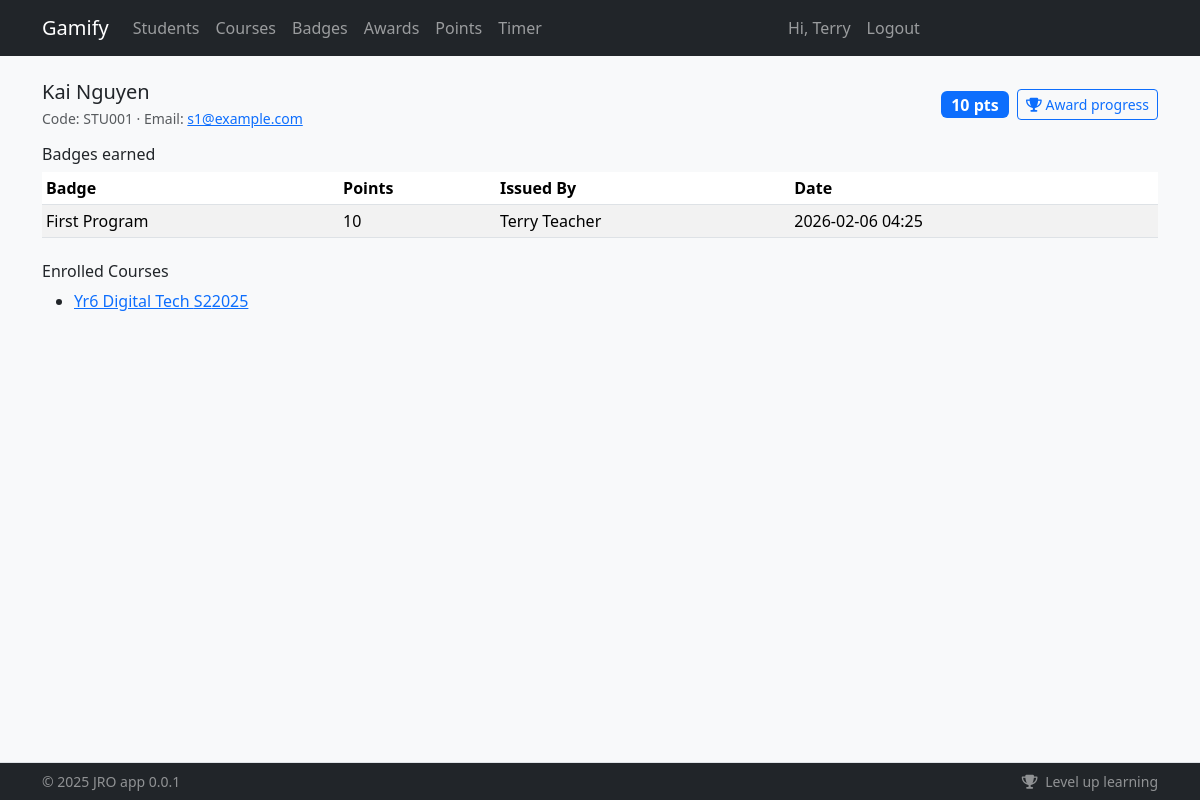
/students/3 (signed in), run on an earlier commit of the app's database.
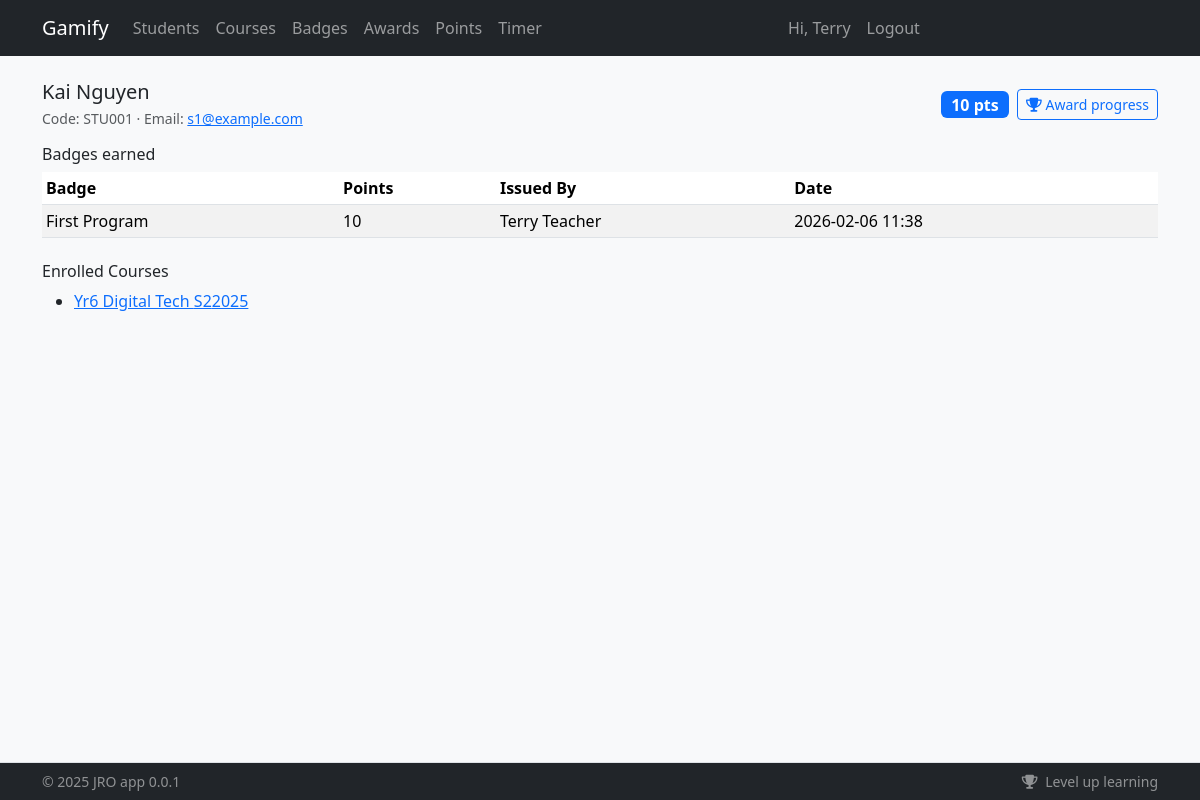
And on a later commit of the database.
### app/models/user.py (models this page shows, shortened)
class User(db.Model):
    __tablename__ = "users"
    id = db.Column(db.Integer, primary_key=True)
    student_code = db.Column(db.String(32), unique=True, nullable=True)
    email = db.Column(db.String(255), unique=True, nullable=False, index=True)
    first_name = db.Column(db.String(100), nullable=False)
    last_name = db.Column(db.String(100), nullable=False)
    password_hash = db.Column(db.String(255), nullable=False)
    registered_method = db.Column(db.String(20), nullable=False, default="site")  # site|bulk
    created_at = db.Column(db.DateTime, default=lambda: datetime.now(timezone.utc))
    avatar = db.Column(db.String(255), nullable=True)
    is_active = db.Column(db.Boolean, default=True, nullable=False)
    issued_badges = db.relationship(
        "Badge",
        backref="creator",
        lazy=True,
        foreign_keys="Badge.created_by_id",
    )
    attendances = db.relationship(
        "Attendance",
        foreign_keys="Attendance.student_id",
        back_populates="student",
        cascade="all, delete-orphan",
    )
    marked_attendances = db.relationship(
        "Attendance",
        foreign_keys="Attendance.marked_by_user_id",
        back_populates="marked_by",
    )
    roles = db.relationship("Role", secondary="user_roles", backref="users")
    groups = db.relationship("Group", secondary="user_groups", backref="users")
    @property
    def role(self):
        """Returns the user's primary role name."""
        if self.roles:
            return self.roles[0].name
        return "student"

### app/models/badge.py (models this page shows)
class BadgeGrant(db.Model):
    __tablename__ = "badge_grants"
    id = db.Column(db.Integer, primary_key=True)
    user_id = db.Column(db.Integer, db.ForeignKey("users.id"), nullable=False)
    badge_id = db.Column(db.Integer, db.ForeignKey("badges.id"), nullable=False)
    issued_by_id = db.Column(db.Integer, db.ForeignKey("users.id"), nullable=True)
    issued_at = db.Column(db.DateTime, default=lambda: datetime.now(timezone.utc))
    user = db.relationship("User", foreign_keys=[user_id], backref="badge_grants")
    badge = db.relationship("Badge", backref="grants")
    issued_by = db.relationship("User", foreign_keys=[issued_by_id])
    __table_args__ = (
        db.UniqueConstraint("user_id", "badge_id", name="uq_grant_user_badge"),
        db.Index("ix_grant_user_id", "user_id"),
        db.Index("ix_grant_badge_id", "badge_id"),
        db.Index("ix_grant_issued_at", "issued_at"),
    )

class Badge(db.Model):
    __tablename__ = "badges"
    id = db.Column(db.Integer, primary_key=True)
    name = db.Column(db.String(200), nullable=False, unique=True)
    description = db.Column(db.Text, nullable=True)
    icon = db.Column(db.String(255), nullable=True)
    points = db.Column(db.Integer, default=0, nullable=False)
    created_at = db.Column(db.DateTime, default=lambda: datetime.now(timezone.utc))
    created_by_id = db.Column(db.Integer, db.ForeignKey("users.id"), nullable=True)
    __table_args__ = (
        db.CheckConstraint("points >= 0", name="ck_badge_points_nonneg"),
        db.Index("ix_badge_name", "name"),
        db.Index("ix_badge_created_at", "created_at"),
    )

### app/models/course.py (models this page shows)
class Course(db.Model):
    __tablename__ = "courses"
    id = db.Column(db.Integer, primary_key=True)
    name = db.Column(db.String(200), nullable=False)
    semester = db.Column(db.String(20), nullable=False)  # "S1" | "S2" | "FULL"
    year = db.Column(db.Integer, nullable=False)
    created_at = db.Column(db.DateTime, default=lambda: datetime.now(timezone.utc))
    students = db.relationship("User", secondary=Enrollment, backref="courses", lazy="dynamic")
    __table_args__ = (
        db.UniqueConstraint("name", "semester", "year", name="uq_course_term"),
        db.Index("ix_course_term", "year", "semester"),
        db.Index("ix_course_created_at", "created_at"),
    )

### app/routers/students/routes.py (the view)
@router.get("/{user_id}", response_class=HTMLResponse, name="students.detail")
def detail(
    user_id: int,
    request: Request,
    current_user: User | AnonymousUser = Depends(require_user),
    session: Session = Depends(get_db),
):
    student = session.get(User, user_id)
    if not student:
        raise HTTPException(status_code=404, detail="Student not found")
    total_points = (
        session.query(func.coalesce(func.sum(PointLedger.delta), 0))
        .filter(PointLedger.user_id == user_id)
        .scalar()
        or 0
    )
    grants = (
        session.query(BadgeGrant)
        .options(
            joinedload(BadgeGrant.badge),
            joinedload(BadgeGrant.issued_by)
        )
        .filter(BadgeGrant.user_id == user_id)
        .order_by(BadgeGrant.issued_at.desc(), BadgeGrant.id.desc())
        .limit(50)
        .all()
    )
    return render_template(
        "students/detail.html",
        {
            "request": request,
            "student": student,
            "total_points": total_points,
            "grants": grants,
            "current_user": current_user,
        },
    )

### app/templates/students/detail.html (shortened to what this page needs)
{% extends "base.html" %}
{% block content %}
<div class="d-flex justify-content-between align-items-center mb-3">
  <div class="d-flex align-items-center gap-3">
    <div>
      <h1 class="h5 mb-1">{{ student.first_name }} {{ student.last_name }}</h1>
      <div class="text-muted small">
        Code: {{ student.student_code or '—' }} · Email: <a href="mailto:{{ student.email }}">{{ student.email }}</a>
      </div>
    </div>
  </div>
  <div class="d-flex gap-2 align-items-center">
    <span class="badge bg-primary fs-6">{{ total_points }} pts</span>
    <a class="btn btn-sm btn-outline-primary"
       href="{{ url_for('students.awards_progress', user_id=student.id) }}">
      <i class="fa fa-trophy"></i> Award progress
    </a>
  </div>
</div>
<h2 class="h6">Badges earned</h2>
<table class="table table-sm table-striped align-middle">
  <thead>
    <tr><th>Badge</th><th>Points</th><th>Issued By</th><th>Date</th></tr>
  </thead>
  <tbody>
    {% for g in grants %}
      <tr>
        <td>
          {{ g.badge.name if g.badge else ('Badge #' ~ g.badge_id) }}
        </td>
        <td>{{ g.badge.points if g.badge else 0 }}</td>
        <td>
          {% if g.issued_by %}
            {{ g.issued_by.first_name }} {{ g.issued_by.last_name }}
          {% else %}
            <span class="text-muted">—</span>
          {% endif %}
        </td>
        <td>
          {% if g.issued_at %}
            {{ g.issued_at.strftime('%Y-%m-%d %H:%M') }}
          {% elif g.created_at %}
            {{ g.created_at.strftime('%Y-%m-%d %H:%M') }}
          {% else %}
            <span class="text-muted">—</span>
          {% endif %}
        </td>
      </tr>
    {% else %}
      <tr><td colspan="4" class="text-muted">No badges yet.</td></tr>
    {% endfor %}
  </tbody>
</table>
<h2 class="h6 mt-4">Enrolled Courses</h2>
<ul class="mb-0">
  {% for c in student.courses %}
    <li><a href="{{ url_for('courses.students_in_course', course_id=c.id) }}">{{ c.name }} {{ c.semester }}{{ c.year }}</a></li>
  {% else %}
    <li class="text-muted">Not enrolled in any courses.</li>
  {% endfor %}
</ul>
{% endblock %}

### app/templates/base.html (shortened to what this page needs)
<!doctype html>
<html lang="en">
  <head>
    <link href="https://cdn.jsdelivr.net/npm/bootstrap@5.3.3/dist/css/bootstrap.min.css" rel="stylesheet">
    <link href="https://cdnjs.cloudflare.com/ajax/libs/font-awesome/6.5.2/css/all.min.css" rel="stylesheet">
    <link rel="stylesheet" href="{{ url_for('static', filename='css/main.css') }}">
    {% from "_macros.html" import csrf %}
  </head>
  <body class="bg-light">
    <nav class="navbar navbar-expand-lg navbar-dark bg-dark">
      <div class="container">
        <a class="navbar-brand" href="/">Gamify</a>
        <div class="collapse navbar-collapse" id="nav">
          <ul class="navbar-nav me-auto">
            <li class="nav-item"><a class="nav-link" href="/students/">Students</a></li>
            <li class="nav-item"><a class="nav-link" href="/courses/">Courses</a></li>
            <li class="nav-item"><a class="nav-link" href="/badges/">Badges</a></li>
            <li class="nav-item"><a class="nav-link" href="/awards/">Awards</a></li>
            <li class="nav-item"><a class="nav-link" href="/points/adjust">Points</a></li>
            <li class="nav-item"><a class="nav-link" href="/timer">Timer</a></li>
          </ul>
          <ul class="navbar-nav me-auto">
            {% if current_user.is_authenticated %}
              <li class="nav-item"><span class="nav-link">Hi, {{ current_user.first_name }}</span></li>
              <li class="nav-item"><a class="nav-link btn-lilo" href="/auth/logout">Logout</a></li>
            {% else %}
              <li class="nav-item"><a class="nav-link" href="/auth/login">Login</a></li>
            {% endif %}
          </ul>
        </div>
      </div>
    </nav>
    <main class="container py-4">
      {% block content %}{% endblock %}
    </main>
    <footer id="app-footer" class="app-footer fixed-bottom bg-dark text-white-50 border-top">
      <div class="container py-2 d-flex flex-wrap justify-content-between small">
        <span>&copy; {{ 2025 }} {{config.AUTHOR}} {{config.APP_NAME}} {{config.APP_VERSION}}</span>
        <span>
          <i class="fa fa-trophy me-1"></i> Level up learning
        </span>
      </div>
    </footer>
  </body>
</html>

### app/templates/base.html (style rules this page uses)
main { padding-bottom: 80px; }
.app-footer { z-index: 1030; }

What changed in the data, as far as the page shows it:
changed BadgeGrant "First Program": issued_at "2026-02-06 04:25" → "2026-02-06 11:38"
